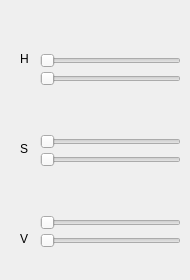
       <widget class="QWidget" name="tab_10">
        <attribute name="title">
         <string>  R  </string>
        </attribute>
        <widget class="QLabel" name="label_30">
         <property name="geometry">
          <rect>
           <x>20</x>
           <y>230</y>
           <width>21</width>
           <height>17</height>
          </rect>
         </property>
         <property name="text">
          <string>V</string>
         </property>
        </widget>
        <widget class="QLabel" name="label_31">
         <property name="geometry">
          <rect>
           <x>20</x>
           <y>50</y>
           <width>21</width>
           <height>17</height>
          </rect>
         </property>
         <property name="text">
          <string>H</string>
         </property>
        </widget>
        <widget class="QLabel" name="label_32">
         <property name="geometry">
          <rect>
           <x>20</x>
           <y>140</y>
           <width>21</width>
           <height>17</height>
          </rect>
         </property>
         <property name="text">
          <string>S</string>
         </property>
        </widget>
        <widget class="QWidget" name="layoutWidget_14">
         <property name="geometry">
          <rect>
           <x>40</x>
           <y>30</y>
           <width>141</width>
           <height>241</height>
          </rect>
         </property>
         <layout class="QVBoxLayout" name="verticalLayout_31">
          <property name="spacing">
           <number>25</number>
          </property>
          <item>
           <layout class="QVBoxLayout" name="verticalLayout_32">
            <property name="spacing">
             <number>3</number>
            </property>
            <item>
             <widget class="QSlider" name="horizontalSlider_H_Min_Red_2">
              <property name="maximum">
               <number>180</number>
              </property>
              <property name="orientation">
               <enum>Qt::Horizontal</enum>
              </property>
             </widget>
            </item>
            <item>
             <widget class="QSlider" name="horizontalSlider_H_Max_Red_2">
              <property name="layoutDirection">
               <enum>Qt::LeftToRight</enum>
              </property>
              <property name="maximum">
               <number>180</number>
              </property>
              <property name="orientation">
               <enum>Qt::Horizontal</enum>
              </property>
             </widget>
            </item>
           </layout>
          </item>
          <item>
           <layout class="QVBoxLayout" name="verticalLayout_33">
            <property name="spacing">
             <number>3</number>
            </property>
            <item>
             <widget class="QSlider" name="horizontalSlider_S_Min_Red_2">
              <property name="maximum">
               <number>255</number>
              </property>
              <property name="orientation">
               <enum>Qt::Horizontal</enum>
              </property>
             </widget>
            </item>
            <item>
             <widget class="QSlider" name="horizontalSlider_S_Max_Red_2">
              <property name="layoutDirection">
               <enum>Qt::LeftToRight</enum>
              </property>
              <property name="maximum">
               <number>255</number>
              </property>
              <property name="orientation">
               <enum>Qt::Horizontal</enum>
              </property>
             </widget>
            </item>
           </layout>
          </item>
          <item>
           <layout class="QVBoxLayout" name="verticalLayout_34">
            <property name="spacing">
             <number>3</number>
            </property>
            <item>
             <widget class="QSlider" name="horizontalSlider_V_Min_Red_2">
              <property name="maximum">
               <number>255</number>
              </property>
              <property name="orientation">
               <enum>Qt::Horizontal</enum>
              </property>
             </widget>
            </item>
            <item>
             <widget class="QSlider" name="horizontalSlider_V_Max_Red_2">
              <property name="layoutDirection">
               <enum>Qt::LeftToRight</enum>
              </property>
              <property name="maximum">
               <number>255</number>
              </property>
              <property name="orientation">
               <enum>Qt::Horizontal</enum>
              </property>
             </widget>
            </item>
           </layout>
          </item>
         </layout>
        </widget>
       </widget>
